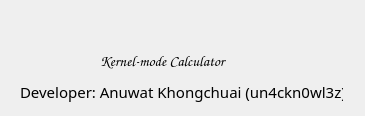
<?xml version="1.0" encoding="UTF-8"?>
<ui version="4.0">
 <class>AboutWidgetClass</class>
 <widget class="QDialog" name="AboutWidgetClass">
  <property name="geometry">
   <rect>
    <x>0</x>
    <y>0</y>
    <width>365</width>
    <height>116</height>
   </rect>
  </property>
  <property name="windowTitle">
   <string>About</string>
  </property>
  <widget class="QLabel" name="label">
   <property name="geometry">
    <rect>
     <x>150</x>
     <y>0</y>
     <width>50</width>
     <height>50</height>
    </rect>
   </property>
   <property name="text">
    <string/>
   </property>
   <property name="pixmap">
    <pixmap resource="Ring0Calculator.qrc">:/Ring0Calculator/img/kernel_10042426_50x50.png</pixmap>
   </property>
  </widget>
  <widget class="QLabel" name="label_2">
   <property name="geometry">
    <rect>
     <x>100</x>
     <y>50</y>
     <width>161</width>
     <height>21</height>
    </rect>
   </property>
   <property name="font">
    <font>
     <family>Comic Sans MS</family>
     <pointsize>11</pointsize>
    </font>
   </property>
   <property name="text">
    <string>Kernel-mode Calculator</string>
   </property>
  </widget>
  <widget class="QLabel" name="label_3">
   <property name="geometry">
    <rect>
     <x>20</x>
     <y>80</y>
     <width>323</width>
     <height>24</height>
    </rect>
   </property>
   <property name="font">
    <font>
     <family>MV Boli</family>
     <pointsize>11</pointsize>
    </font>
   </property>
   <property name="text">
    <string>Developer: Anuwat Khongchuai (un4ckn0wl3z)</string>
   </property>
  </widget>
 </widget>
 <layoutdefault spacing="6" margin="11"/>
 <resources>
  <include location="Ring0Calculator.qrc"/>
 </resources>
 <connections/>
</ui>
